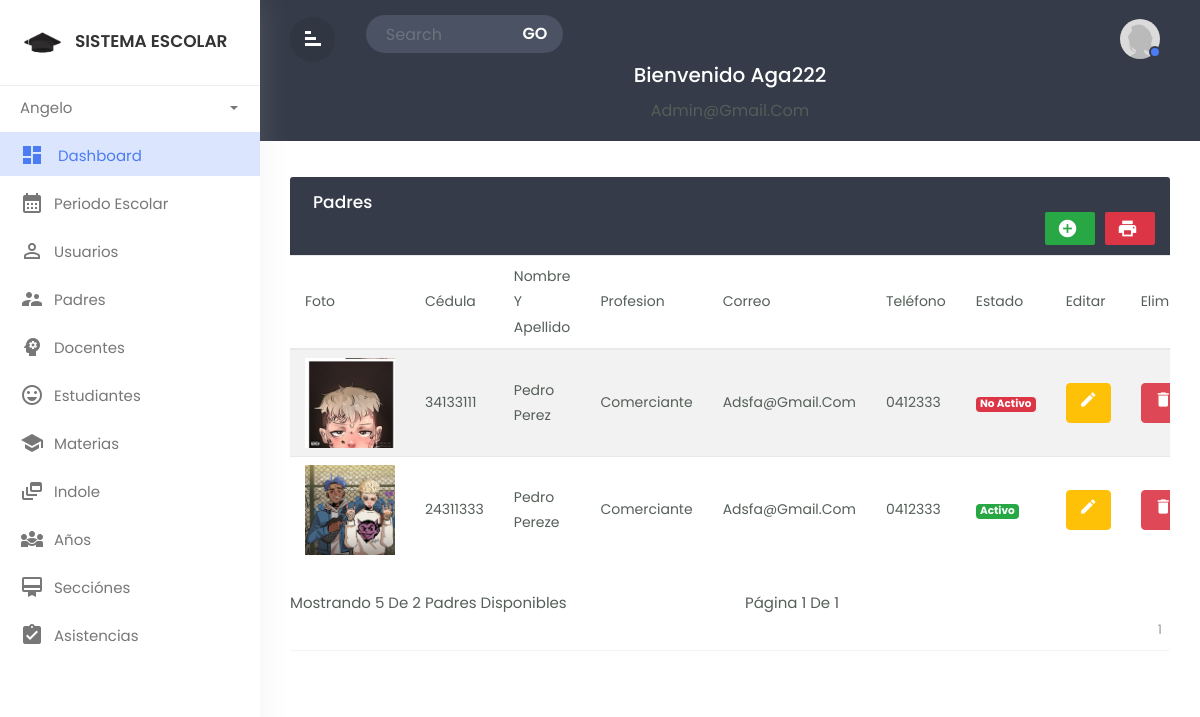
Page /dashboard/Views/fathers/mostrar.php (signed in) on the committed database.
### tables this page shows
CREATE TABLE `padres` (
  `idfa` int(11) NOT NULL,
  `dnifa` char(8) NOT NULL,
  `nomfa` varchar(30) NOT NULL,
  `profefa` varchar(150) NOT NULL,
  `correo` varchar(30) NOT NULL,
  `telefa` char(9) NOT NULL,
  `direc` varchar(150) NOT NULL,
  `foto` varchar(150) NOT NULL,
  `usuario` varchar(25) NOT NULL,
  `clave` varchar(255) NOT NULL,
  `rol` char(1) NOT NULL,
  `state` char(1) NOT NULL,
  `fere` timestamp NOT NULL DEFAULT current_timestamp() ON UPDATE current_timestamp()
);

### dashboard/Views/fathers/mostrar.php (the view, shortened to what this page needs)
<?php include("../header.php") ?>
            <div class="main-content">
              <div class="row">
                <div class="col-md-12">
                <div class="table-wrapper">
    <div class="table-title">
      <div class="row">
        <div class="col-sm-6 p-0 d-flex justify-content-lg-start justify-content-center">
          <h2 class="ml-lg-2">Padres</h2>
        </div>
        <div class="col-sm-12 p-0 d-flex justify-content-lg-end justify-content-center">
          <a href="#addEmployeeModal" class="btn btn-success" data-toggle="modal">
          <i class="material-icons">&#xE147;</i> </a>
          <a href="plantilla.php" class="btn btn-danger">
          <i class="material-icons">print</i> </a>
        </div>
      </div>
    </div>
    <?php
 require '../../Config/config.php';
 $productosPorPagina = 5;
        $pagina = 1;
        $limit = $productosPorPagina;
        $offset = ($pagina - 1) * $productosPorPagina;
        $sentencia = $connect->query("SELECT count(*) AS conteo FROM padres;");
    $conteo = $sentencia->fetchObject()->conteo;
    $paginas = ceil($conteo / $productosPorPagina);
    $sentencia = $connect->prepare("SELECT * FROM padres LIMIT ? OFFSET ?");
    $sentencia->execute([$limit, $offset]);
    $productos = $sentencia->fetchAll(PDO::FETCH_OBJ);
       ?>
    <table class="table table-striped table-hover">
      <thead>
        <tr>
          <th>Foto</th>
          <th>Cédula</th>
          <th>Nombre y apellido</th>
          <th>Profesion</th>
          <th>Correo</th>
          <th>Teléfono</th>
          <th>Estado</th>
          <th>Editar</th>
          <th>Eliminar</th>
        </tr>
      </thead>
      <tbody>
          <?php foreach($productos as $producto){ ?>
            <tr>
               <td><img src="../../Assets/img/subidas/<?php echo $producto->foto ?>" width='90'></td>
               <td><?php echo $producto->dnifa ?></td>
               <td><?php echo $producto->nomfa ?>&nbsp;
               <td><?php echo $producto->profefa ?> </td>
               <td><?php echo $producto->correo ?></td>
               <td><?php echo $producto->telefa ?></td>
               <td>
                        <?php if($producto->state==1)  { ?>
        <span class="badge badge-success">Activo</span>
    <?php  }   else {?>
        <span class="badge badge-danger">No activo</span>
        <?php  } ?>
                    </td>
               <td>
<form method='POST' action='<?php $_SERVER['PHP_SELF'] ?>'>
<button name='editar' class='btn btn-warning text-white'><i class='material-icons' data-toggle='tooltip' title='Edit'>&#xE254;</i></button>
</form>
               </td>
               <td>
<form  onsubmit="return confirm('Realmente desea eliminar el registro?');" method='POST' action='<?php $_SERVER['PHP_SELF'] ?>'>
<button name='eliminar' class='btn btn-danger text-white' ><i class='material-icons'  title='Delete'>&#xE872;</i></button>
</form>
               </td>
            </tr>
            <?php } ?>
      </tbody>
    </table>
    <nav aria-label="Page navigation example">
            <div class="row">
                <div class="col-xs-12 col-sm-6">
                    <p>Mostrando <?php echo $productosPorPagina ?> de <?php echo $conteo ?> padres disponibles</p>
                </div>
                <div class="col-xs-12 col-sm-6">
                    <p>Página <?php echo $pagina ?> de <?php echo $paginas ?> </p>
                </div>
            </div>
            <ul class="pagination">
                <?php for ($x = 1; $x <= $paginas; $x++) { ?>
                    <li class="<?php if ($x == $pagina) echo "active" ?>">
                        <a href="./mostrar.php?pagina=<?php echo $x ?>">
                            <?php echo $x ?></a>
                    </li>
                <?php } ?>
            </ul>
        </nav>
  </div>
</div>
</div>
        </div>
</div>
</div>
  </body>
  </html>

### dashboard/Views/header.php (shortened to what this page needs)
<!DOCTYPE html>
<html lang="en">
  <head>
        <link rel="stylesheet" href="../../Assets/css/bootstrap-1.min.css">
        <link rel="stylesheet" href="../../Assets/css/custom.css">
        <link rel="stylesheet" href="../../Assets/css/card.css">
       <link href="../../Assets/DataTables/css/datatables.css" rel="stylesheet">
  </head>
  <body>
<div class="wrapper">
        <nav id="sidebar">
            <div class="sidebar-header">
                <h3><img src="../../Assets/img/logo.png" class="img-fluid"/><span>Sistema Escolar</span></h3>
            </div>
            <ul class="list-unstyled components">
<li class="dropdown">
                    <a href="#pageSubmenu3" data-toggle="collapse" aria-expanded="false"
          class="dropdown-toggle">
          <span><?php echo ucfirst($_SESSION['nombre']); ?></span></a>
                </li>
			<li  class="active">
                    <a href="../admin/pages-admin.php" class="dashboard"><i class="material-icons">dashboard</i>
					<span>Dashboard</span></a>
      </li>
               <li class="">
                    <a href="../period/mostrar.php"><i class="material-icons">calendar_month</i><span>Periodo escolar</span></a>
                </li>
				 <li  class="">
                    <a href="../users/mostrar.php"><i class="material-icons">person_outline</i><span>Usuarios
					</span></a>
                </li>
                <li  class="">
                    <a href="../fathers/mostrar.php"><i class="material-icons">supervisor_account</i><span>Padres
                    </span></a>
                </li>
                <li  class="">
                    <a href="../teachers/mostrar.php"><i class="material-icons">psychology</i><span>Docentes
                    </span></a>
                </li>
                <li  class="">
                    <a href="../students/mostrar.php"><i class="material-icons">sentiment_very_satisfied</i><span>Estudiantes
                    </span></a>
                </li>
                <li  class="">
                    <a href="../careers/mostrar.php"><i class="material-icons">school</i><span>Materias
                    </span></a>
                </li>
                <li  class="">
                    <a href="../subgrade/mostrar.php"><i class="material-icons">dynamic_feed</i><span>Indole
                    </span></a>
                </li>
                <li  class="">
                    <a href="../grade/mostrar.php"><i class="material-icons">diversity_3</i><span>Años
                    </span></a>
                </li>
                <li  class="">
                    <a href="../groups/mostrar.php"><i class="material-icons">card_membership</i><span>Secciónes
                    </span></a>
                </li>
                <li  class="">
                    <a href="../assists/mostrar.php"><i class="material-icons">assignment_turned_in</i><span>Asistencias
                    </span></a>
                </li>
            </ul>
        </nav>
		<div id="content">
		   <div class="top-navbar">
		      <div class="xp-topbar">
                <div class="row">
                    <div class="col-2 col-md-1 col-lg-1 order-2 order-md-1 align-self-center">
                        <div class="xp-menubar">
                               <span class="material-icons text-white">signal_cellular_alt
							   </span>
                         </div>
                    </div>
                    <div class="col-md-5 col-lg-3 order-3 order-md-2">
                        <div class="xp-searchbar">
                            <form>
                                <div class="input-group">
                                  <input type="search" class="form-control"
								  placeholder="Search">
                                  <div class="input-group-append">
                                    <button class="btn" type="submit"
									id="button-addon2">GO</button>
                                  </div>
                                </div>
                            </form>
                        </div>
                    </div>
                    <div class="col-10 col-md-6 col-lg-8 order-1 order-md-3">
                        <div class="xp-profilebar text-right">
							 <nav class="navbar p-0">
                        <ul class="nav navbar-nav flex-row ml-auto">
                            <li class="nav-item dropdown">
                                <a class="nav-link" href="#" data-toggle="dropdown">
								<img src="../../Assets/img/user.jpg" style="width:40px; border-radius:50%;"/>
								<span class="xp-user-live"></span>
								</a>
                            </li>
                        </ul>
            </nav>
                        </div>
                    </div>
                </div>
            </div>
		     <div class="xp-breadcrumbbar text-center">
                <h4 class="page-title">Bienvenido&nbsp;<?php echo ucfirst($_SESSION['usuario']); ?></h4>
                  <ol class="breadcrumb">
                    <li class="breadcrumb-item"><?php echo ucfirst($_SESSION['correo']); ?></li>
                  </ol>
            </div>
		   </div>

### dashboard/Assets/css/custom.css (style rules this page uses)
body,html { line-height:1.8; font-family:'Poppins',sans-serif; color:#555e58; text-transform:capitalize; font-weight:400; margin:0px; padding:0px; }
.material-icons { font-family: 'Material Icons'; font-weight: normal; font-style: normal; font-size: 24px; display: inline-block; line-height: 1; text-transform: none; letter-spacing: normal; word-wrap: normal; white-space: nowrap; direction: ltr; -webkit-font-smoothing: antialiased; text-rendering: optimizeLegibility; -moz-osx-font-smoothing: grayscale; font-feature-settings: 'liga'; }
p { font-size:15px; margin:12px 0 0; line-height:24px; }
a { color:#333; font-weight:400; }
button { cursor:pointer; }
ul,ol { padding:0px; margin:0px; list-style:none; }
a,a:hover,a:focus { color:#333; text-decoration:none; transition:all 0.3s; }
.wrapper { position:relative; width:100%; overflow:auto; }
#sidebar { position:fixed; height:100%!important; top:0; left:0; bottom:0; z-index:11; width:260px; overflow:auto; transition:all 0.3s; background-color:#fff; box-shadow:0 0 30px 0 rgba(200 200 200 / 20%); }
@media only screen and (min-width:992px) { #content { width:calc(100% - 260px); position:relative; float:right; transition:all 0.3s; } }
#sidebar .sidebar-header { padding:20px; background-color:#fff; border-bottom:1px solid #eee; }
.sidebar-header h3 { color:#333; font-size:17px; margin:0px; text-transform:uppercase; transition:all 0.5s ease; font-weight:600; }
.sidebar-header h3 img { width:45px; margin-right:10px; }
#sidebar ul li { padding:2px 0px; }
#sidebar ul li.active> a { color:#4c7cf3; background-color:#DBE5FD; }
#sidebar ul li.active> a i { color:#4c7cf3; }
.dropdown-toggle::after { position:absolute; right:22px; top:18px; color:#777777; }
#sidebar ul li.dropdown { position:sticky; }
#sidebar ul li a { padding:5px 10px 5px 20px; line-height:30px; font-size:15px; position:relative; font-weight:400; display:block; color:#777777; text-transform:capitalize; }
#sidebar ul li a i { position:relative; margin-right:10px; top:6px; }
#content { position:relative; transition:all 0.5s; background-attachment:#f9fafc; }
.top-navbar { width:100%; z-index:9; position:relative; padding:15px 30px; background-color:#353b48; }
input[type="search"] { background-color:#4a5263; color:#fff; padding-left:20px; border:none; border-radius:50px 0px 0px 50px; }
.input-group-append { margin-left:-1px; }
.xp-searchbar .btn { background-color:#4a5263; color:#fff; font-weight:600; font-size:16px; border-radius:0 50px 50px 0; padding:4px 15px; }
.xp-breadcrumbbar .page-title { font-size:20px; color:#fff; margin-bottom:0; margin-top:0; }
.breadcrumb { display:inline-flex; background-color:transparent; margin:0; padding:10px 0 0; }
.main-content { padding:30px 30px 0px 30px; }
.navbar { background-color:#353B48; color:#fff; }
.xp-menubar { border-radius:50%; width:45px; height:45px; line-height:45px; text-align:center; margin-right:20px; border:none; color:#fff; cursor:pointer; background-color:rgba(0,0,0,0.09); }
.xp-menubar span { margin:9px; padding:0px; transform:rotate(90deg); }
.navbar-nav > li > a { color:#fff; }
.navbar-nav li a { position:relative; display:block; padding:4px 10px!important; }
.xp-user-live { position:absolute; bottom:5px; right:9px; width:12px; height:12px; border-radius:50%; border:2px solid #353b48; background-color:#4c7cf3; }
.table-wrapper { background-color: #fff; margin:6px 0px 40px 0px; width: 100%; overflow: auto; border-radius: 3px; box-shadow: 0 1px 1px rgb(0 0 0 / 5%); }
.table-title { background:#353b48; color:#fff; position:sticky; top:0; width:100%; left:0; padding:10px 30px; border-radius:0px 0px 0 0; }
.table-title h2 { margin:5px 0 0; font-size:17px; }
.table-title .btn { color:#fff; float:right; font-size:13px; border:none; min-width:50px; border-radius:2px; border:none; outline:none!important; margin-left:10px; }
.table-title .btn i { float:left; font-size:21px; margin-right:5px; }
table.table tr th, table.table tr td { border-color:#e9e9e9; padding:8px 15px; font-size:14px; font-weight: 400; vertical-align:middle; }
table.table tr th:first-child { width:60px; }
table.table tr th:last-child { width:100px; }
table.table td:last-child { opacity:0.9; font-size:22px; margin:0px 5px; }
table.table td i { font-size:19px; }
.pagination { float:right; margin:0 0 5px; }
.pagination li a { border:none; font-size:13px; min-width:30px; min-height:30px; color:#999; margin:0 2px; line-height:30px; border-radius:2px!important; text-align:center; padding:0 6px; }

### rows in the picture
padres: foto (picture), dnifa "34133111", nomfa "Pedro Perez", profefa "Comerciante", correo "Adsfa@gmail.com", telefa "0412333", state "No Activo"
padres: foto (picture), dnifa "24311333", nomfa "Pedro Pereze", profefa "Comerciante", correo "Adsfa@gmail.com", telefa "0412333", state "Activo"

### other values in the picture
$_SESSION['nombre'] "Angelo"
$_SESSION['usuario'] "Aga222"
$_SESSION['correo'] "Admin@gmail.com"
$productosPorPagina "5"
$conteo "2"
$pagina "1"
$paginas "1"
